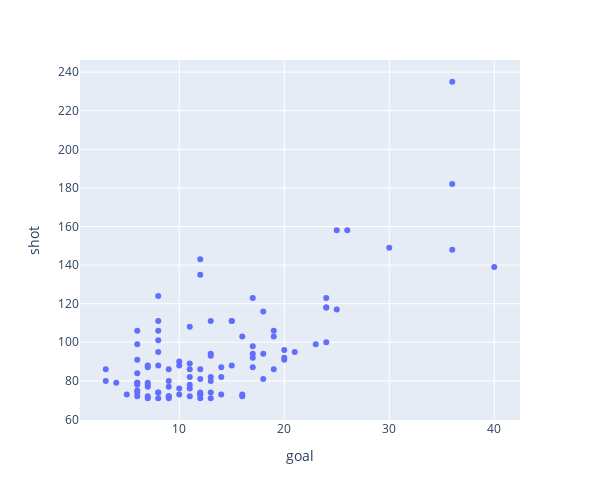

This figure's notebook cell:
### Code cell
t_df = df1.reset_index()
fig = px.scatter(data_frame=df1.reset_index(), y="shot", x="goal", custom_data='player_name', width=600, height=500)
#fig.update_xaxes(range=[0, 0.25])
#fig.update_yaxes(range=[0, 0.25])
fig.update_layout(showlegend=False)
fig.update_traces(hovertemplate = "player : %{customdata} <br>" + 
                  '<br>' + 
                  'shot : %{y} <br>' + 
                  'goal : %{x}')
fig.show()

### Figure 1 — Plotly figure (JSON) as saved in the notebook; plotly's stock layout.template omitted (floating-point values rounded to 4 significant figures)
{"data": [{"customdata": [["Alejandro Darío Gómez"], ["Aleksandar Mitrović"], ["Alexandre Lacazette"], ["Alexis Alejandro Sánchez Sánchez"], ["Andrea Belotti"], ["Andy Delort"], ["Anthony Modeste"], ["Antoine Griezmann"], ["Antonio Candreva"], ["Aritz Aduriz Zubeldia"], ["Bamidele Alli"], ["Borja González Tomás"], ["Carlos Arturo Bacca Ahumada"], ["Charles Días Barbosa de Oliveira"], ["Cheikh N''Doye"], ["Christian Dannemann Eriksen"], ["Claudio Beauvue"], ["Cristiano Ronaldo dos Santos Aveiro"], ["Cyril Théréau"], ["Daniel Ciofani"], ["Daniel Didavi"], ["Deyverson Brum Silva Acosta"], ["Domenico Berardi"], ["Eder Citadin Martins"], ["Edin Džeko"], ["Edinson Roberto Cavani Gómez"], ["Fabio Quagliarella"], ["Fabián Ariel Orellana Valenzuela"], ["Federico Dionisi"], ["Franco Damián Vázquez"], ["Gareth Frank Bale"], ["Giacomo Bonaventura"], ["Giampaolo Pazzini"], ["Giovanni-Guy Yann Sio"], ["Gnégnéri Yaya Touré"], ["Gonzalo Gerardo Higuaín"], ["Graziano Pellè"], ["Gylfi Þór Sigurðsson"], ["Hakan Çalhanoğlu"], ["Harry Kane"], ["Hatem Ben Arfa"], ["Henrikh Mkhitaryan"], ["Iago Aspas Juncal"], ["Ivan Perišić"], ["Jamie Vardy"], ["Javier Guerra Rodríguez"], ["Jermain Defoe"], ["Jonathan Viera Ramos"], ["Josip Iličić"], ["José Luis Morales Nogales"], ["José Salomón Rondón Giménez"], ["Karim Bellarabi"], ["Karim Benzema"], ["Kevin Gameiro"], ["Klaas-Jan Huntelaar"], ["Lionel Andrés Messi Cuccittini"], ["Lorenzo Insigne"], ["Lucas Pérez Martínez"], ["Luis Alberto Romero Alconchel"], ["Luis Alberto Suárez Díaz"], ["Manuel Agudo Durán"], ["Marek Hamšík"], ["Marko Arnautović"], ["Martin Braithwaite Christensen"], ["Massimo Maccarone"], ["Matt Ritchie"], ["Michy Batshuayi Tunga"], ["Mohamed Salah"], ["Neymar da Silva Santos Junior"], ["Nicolas de Roussel de Préville"], ["Nikola Kalinić"], ["Odion Jude Ighalo"], ["Olivier Giroud"], ["Paul Pogba"], ["Paulo Bruno Exequiel Dybala"], ["Philippe Coutinho Correia"], ["Pierre-Emerick Aubameyang"], ["Raffael Caetano de Araújo"], ["Raúl García Escudero"], ["Riccardo Saponara"], ["Riyad Mahrez"], ["Robert Lewandowski"], ["Romelu Lukaku Menama"], ["Ronny Rodelin"], ["Ross Barkley"], ["Rubén Castro Martín"], ["Rubén Rochina Naixes"], ["Sadio Mané"], ["Sandro Wagner"], ["Sergio Leonel Agüero del Castillo"], ["Stephan El Shaarawy"], ["Thomas Müller"], ["Tiago Manuel Dias Correia"], ["Troy Deeney"], ["Wayne Mark Rooney"], ["Wissam Ben Yedder"], ["Yannis Salibur"], ["Youssef El-Arabi"], ["Zlatan Ibrahimović"]], "hovertemplate": "player : %{customdata} <br><br>shot : %{y} <br>goal : %{x}", "legendgroup": "", "marker": {"color": "#636efa", "symbol": "circle"}, "mode": "markers", "name": "", "orientation": "v", "showlegend": false, "type": "scatter", "x": [7, 9, 21, 13, 12, 12, 15, 23, 10, 20, 10, 18, 18, 12, 9, 6, 6, 36, 11, 9, 13, 9, 7, 13, 8, 19, 8, 7, 9, 8, 20, 6, 6, 7, 6, 36, 11, 11, 3, 25, 17, 11, 14, 8, 24, 12, 15, 10, 13, 7, 9, 6, 24, 16, 12, 26, 12, 17, 6, 40, 12, 6, 11, 11, 13, 4, 17, 14, 24, 6, 12, 15, 16, 8, 19, 8, 25, 13, 7, 5, 17, 30, 18, 10, 8, 19, 6, 11, 14, 24, 8, 20, 3, 13, 8, 17, 7, 16, 36], "xaxis": "x", "y": [87, 80, 95, 111, 73, 143, 111, 99, 90, 96, 73, 94, 81, 86, 71, 99, 75, 235, 76, 77, 93, 72, 88, 80, 88, 86, 101, 77, 86, 106, 91, 106, 79, 71, 74, 182, 82, 89, 86, 158, 92, 78, 82, 74, 118, 71, 88, 88, 74, 72, 72, 72, 100, 73, 73, 158, 135, 98, 79, 139, 81, 84, 72, 108, 82, 79, 123, 73, 123, 91, 74, 111, 103, 124, 106, 111, 117, 71, 79, 73, 87, 149, 116, 76, 95, 103, 78, 86, 87, 118, 74, 92, 80, 94, 71, 94, 78, 72, 148], "yaxis": "y"}], "layout": {"height": 500, "legend": {"tracegroupgap": 0}, "margin": {"t": 60}, "showlegend": false, "width": 600, "xaxis": {"anchor": "y", "domain": [0, 1], "title": {"text": "goal"}}, "yaxis": {"anchor": "x", "domain": [0, 1], "title": {"text": "shot"}}}}
